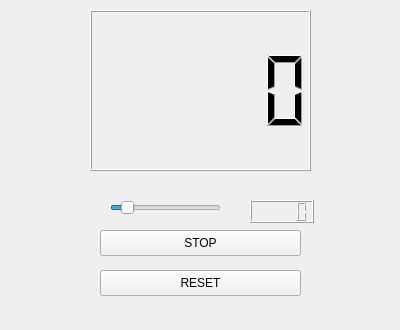
<?xml version="1.0" encoding="UTF-8"?>
<ui version="4.0">
 <class>Counter</class>
 <widget class="QWidget" name="Counter">
  <property name="geometry">
   <rect>
    <x>0</x>
    <y>0</y>
    <width>400</width>
    <height>330</height>
   </rect>
  </property>
  <property name="windowTitle">
   <string>Counter</string>
  </property>
  <widget class="QPushButton" name="button">
   <property name="geometry">
    <rect>
     <x>100</x>
     <y>230</y>
     <width>201</width>
     <height>26</height>
    </rect>
   </property>
   <property name="text">
    <string>STOP</string>
   </property>
  </widget>
  <widget class="QLCDNumber" name="lcdNumber">
   <property name="geometry">
    <rect>
     <x>90</x>
     <y>10</y>
     <width>221</width>
     <height>161</height>
    </rect>
   </property>
  </widget>
  <widget class="QSlider" name="slider">
   <property name="geometry">
    <rect>
     <x>110</x>
     <y>200</y>
     <width>111</width>
     <height>16</height>
    </rect>
   </property>
   <property name="maximum">
    <number>999</number>
   </property>
   <property name="value">
    <number>100</number>
   </property>
   <property name="orientation">
    <enum>Qt::Horizontal</enum>
   </property>
  </widget>
  <widget class="QLCDNumber" name="lcdNumber_2">
   <property name="geometry">
    <rect>
     <x>250</x>
     <y>200</y>
     <width>64</width>
     <height>23</height>
    </rect>
   </property>
  </widget>
  <widget class="QPushButton" name="reset_button">
   <property name="geometry">
    <rect>
     <x>100</x>
     <y>270</y>
     <width>201</width>
     <height>26</height>
    </rect>
   </property>
   <property name="text">
    <string>RESET</string>
   </property>
  </widget>
 </widget>
 <resources/>
 <connections/>
</ui>
